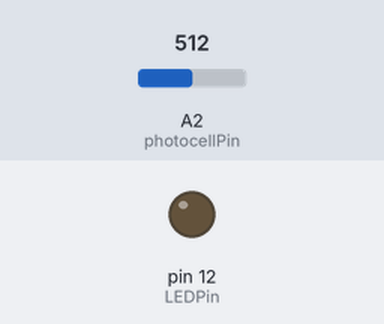
A sketch run on a simulated Arduino Uno, built with avr-gcc and run on an emulated ATmega328P. Parts: output pins drawn as LEDs (lit = HIGH). Inputs (shaded band) come from the test bench; at power-on: A2 (photocellPin) = 512.

Above: at 1.2 s.
1.3 s: A2 (photocellPin) set to 492
At 1.6 s:
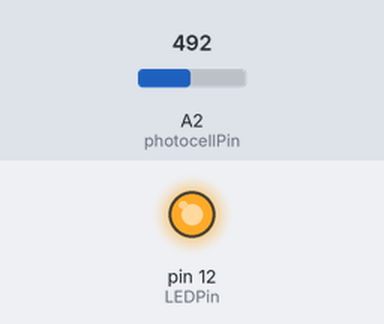
2.8 s: A2 (photocellPin) set to 511
At 3.9 s:
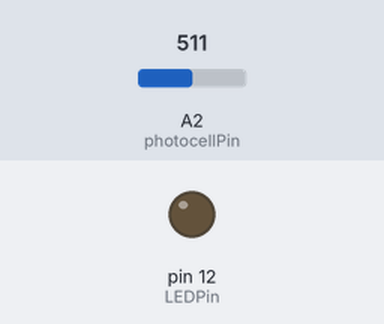
4.3 s: A2 (photocellPin) set to 306
At 5.1 s:
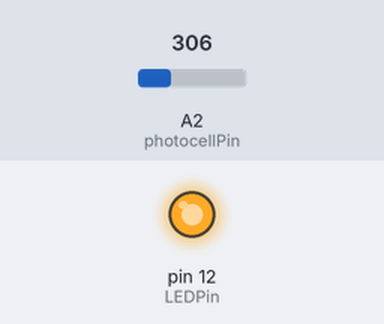
Timing chart, 0 to 7.3 s (numbered marks = the images above; inputs shaded):
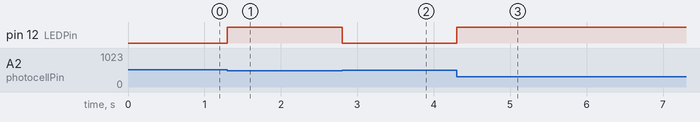

The sketch:

LDRdimming.ino
```cpp
int photocellPin=A2;
int photocellReading;
int LEDPin=12;
int LEDbrightness;

void setup() {
  // put your setup code here, to run once:
  Serial.begin(9600);
}

void loop() {
  // put your main code here, to run repeatedly:
  photocellReading=analogRead(photocellPin);
  //Serial.print("Analog reading=");
  //Serial.println(photocellReading);

  photocellReading=1023-photocellReading;
  LEDbrightness=map(photocellReading,0,1023,0,255);
  analogWrite(LEDPin,LEDbrightness);
}
```

Measured:
- the behaviour switches between 510 and 509 on A2 (photocellPin) (found by bisection; images 0 and 1)
- after the input at 1.3 s, pin 12 (LEDPin): LOW → HIGH at once
- after the input at 2.8 s, pin 12 (LEDPin): HIGH → LOW at once
- after the input at 4.3 s, pin 12 (LEDPin): LOW → HIGH at once
